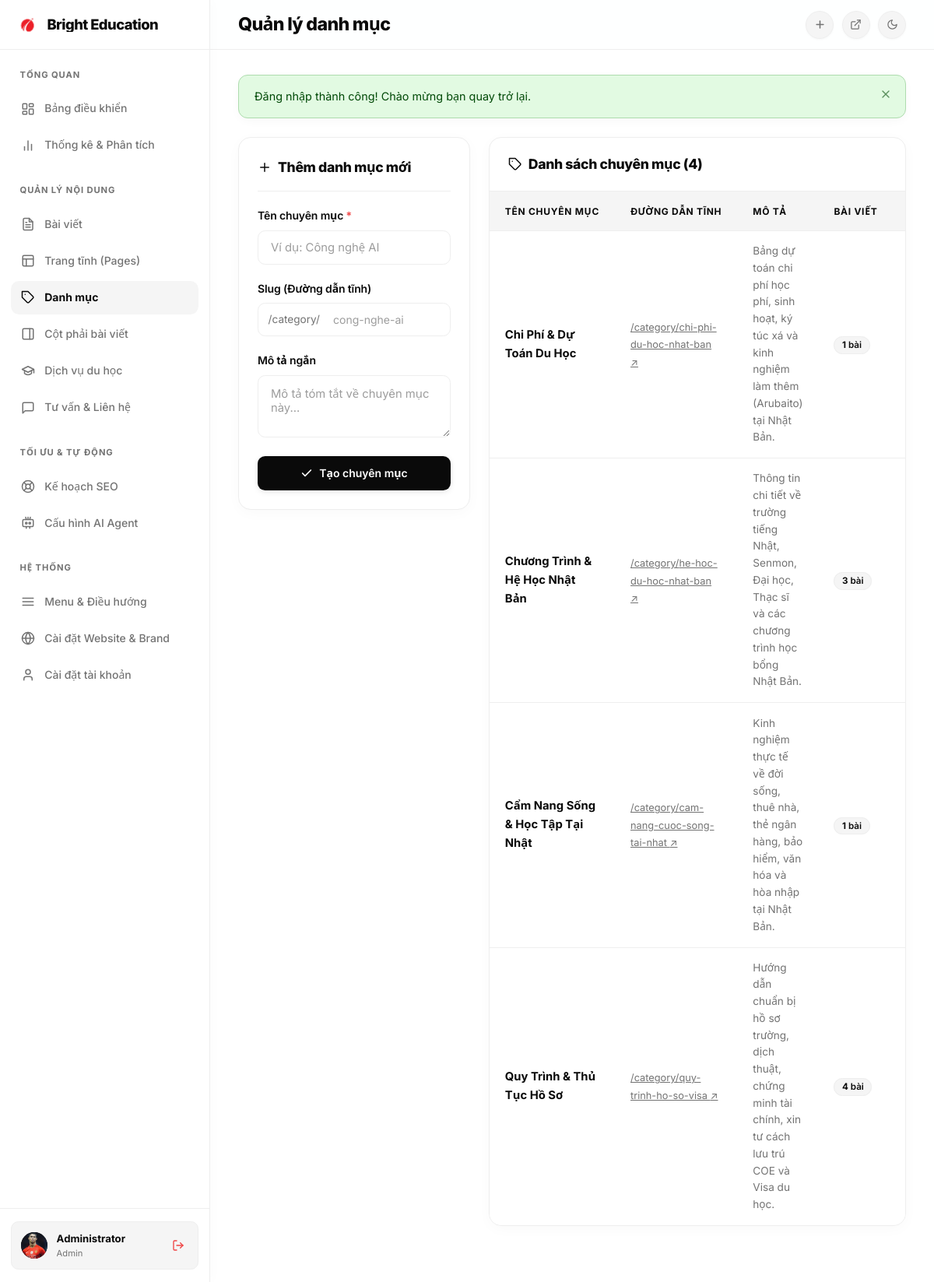
The app's page /admin/categories (signed in) with its own data.
### tables this page shows
CREATE TABLE users (
    id INTEGER PRIMARY KEY AUTOINCREMENT,
    username TEXT NOT NULL UNIQUE,
    email TEXT NOT NULL UNIQUE,
    password TEXT NOT NULL,
    full_name TEXT NOT NULL,
    role TEXT NOT NULL DEFAULT 'subscriber' CHECK(role IN ('admin','editor','subscriber')),
    status TEXT NOT NULL DEFAULT 'active' CHECK(status IN ('active','inactive')),
    created_at TEXT NOT NULL DEFAULT (datetime('now','localtime')),
    updated_at TEXT NOT NULL DEFAULT (datetime('now','localtime'))
, avatar TEXT);

CREATE TABLE categories (
    id INTEGER PRIMARY KEY AUTOINCREMENT,
    name TEXT NOT NULL,
    slug TEXT NOT NULL UNIQUE,
    description TEXT,
    created_at TEXT NOT NULL DEFAULT (datetime('now','localtime')),
    updated_at TEXT NOT NULL DEFAULT (datetime('now','localtime'))
);

### views/admin/categories.php (the view, shortened to what the rows shown need)
<?php include APP_ROOT . '/views/layouts/admin_header.php'; ?>
<div class="grid-layout columns-1-2">
    <div class="card" style="margin-bottom: 0; padding: 0; overflow: hidden;">
        <div class="admin-table-container" style="border: none; border-radius: 0; box-shadow: none;">
            <table class="admin-table">
                <thead>
                    <tr>
                        <th>Tên chuyên mục</th>
                        <th>Đường dẫn tĩnh</th>
                        <th>Mô tả</th>
                        <th>Bài viết</th>
                        <th style="text-align: right;">Thao tác</th>
                    </tr>
                </thead>
                <tbody>
                    <?php if (empty($categories)): ?>
                        <tr>
                            <td colspan="5">
                                <div class="empty-state-box">
                                    <div class="empty-state-icon">
                                        <svg width="24" height="24" viewBox="0 0 24 24" fill="none" stroke="currentColor" stroke-width="2" stroke-linecap="round" stroke-linejoin="round">
                                            <path d="M20.59 13.41l-7.17 7.17a2 2 0 0 1-2.83 0L2 12V2h10l8.59 8.59a2 2 0 0 1 0 2.82z"/>
                                        </svg>
                                    </div>
                                    <div class="empty-state-title">Chưa có chuyên mục nào</div>
                                    <div class="empty-state-desc">Hãy tạo chuyên mục đầu tiên bằng form bên trái để phân loại bài viết.</div>
                                </div>
                            </td>
                        </tr>
                    <?php else: ?>
                        <?php foreach ($categories as $cat): ?>
                            <tr>
                                <td>
                                    <div style="font-weight: 700; color: var(--foreground); font-size: 0.925rem;">
                                        <?php echo htmlspecialchars($cat['name']); ?>
                                    </div>
                                </td>
                                <td>
                                    <a href="/category/<?php echo htmlspecialchars($cat['slug']); ?>" target="_blank" style="font-size: 0.8rem; color: var(--muted-foreground); text-decoration: underline;">
                                        /category/<?php echo htmlspecialchars($cat['slug']); ?> ↗
                                    </a>
                                </td>
                                <td style="color: var(--muted-foreground); font-size: 0.85rem; max-width: 220px;">
                                    <?php echo htmlspecialchars($cat['description'] ?: '—'); ?>
                                </td>
                                <td>
                                    <span class="badge-pill-tag">
                                        <strong><?php echo number_format($cat['post_count']); ?></strong> bài
                                    </span>
                                </td>
                                <td style="text-align: right;">
                                </td>
                            </tr>
                        <?php endforeach; ?>
                    <?php endif; ?>
                </tbody>
            </table>
        </div>
    </div>
</div>
<?php include APP_ROOT . '/views/layouts/admin_footer.php'; ?>

### views/layouts/admin_header.php (shortened to what the rows shown need)
<?php
$userName = $_SESSION['user_name'] ?? 'Admin';
$userRole = $_SESSION['user_role'] ?? 'editor';
$userInitial = strtoupper(mb_substr($userName, 0, 1, 'UTF-8'));
$userAvatar = $_SESSION['user_avatar'] ?? null;
if ($userAvatar === null && !empty($_SESSION['user_id'])) {
    $u = \Models\User::findById($_SESSION['user_id']);
    $userAvatar = $u['avatar'] ?? '';
}
?>
<!DOCTYPE html>
<html lang="vi">
<head>
    <link rel="stylesheet" href="/assets/css/style.css?v=<?php echo file_exists(APP_ROOT . '/public/assets/css/style.css') ? filemtime(APP_ROOT . '/public/assets/css/style.css') : '1.0'; ?>">
    <link rel="stylesheet" href="/assets/css/admin.css?v=<?php echo file_exists(APP_ROOT . '/public/assets/css/admin.css') ? filemtime(APP_ROOT . '/public/assets/css/admin.css') : '1.0'; ?>">
</head>
<body>
    <div class="admin-layout">
        <aside class="sidebar" id="adminSidebar">
            <div class="sidebar-footer">
                <div class="sidebar-user-card" style="position: relative;">
                    <a href="/admin/profile" style="display: flex; align-items: center; gap: 0.75rem; text-decoration: none; color: inherit; flex-grow: 1; min-width: 0;" title="Quản lý tài khoản">
                        <?php if (!empty($userAvatar)): ?>
                            <img src="<?php echo htmlspecialchars($userAvatar); ?>" alt="Avatar" class="user-avatar-badge" style="object-fit: cover; padding: 0;">
                        <?php else: ?>
                            <div class="user-avatar-badge"><?php echo htmlspecialchars($userInitial); ?></div>
                        <?php endif; ?>
                        <div class="user-meta-info">
                            <span class="user-meta-name"><?php echo htmlspecialchars($userName); ?></span>
                            <span class="user-meta-role"><?php echo htmlspecialchars($userRole); ?></span>
                        </div>
                    </a>
                </div>
            </div>
        </aside>
        <div class="main-wrapper">
            <header class="admin-topbar">
                <div class="topbar-left">
                    <div class="page-title-wrap">
                        <h1 class="page-title"><?php echo htmlspecialchars($page_title ?? 'Bảng điều khiển'); ?></h1>
                    </div>
                </div>
            </header>
            <main class="admin-main-content">

### records on screen
users: avatar (picture)
categories: name "Chi Phí & Dự Toán Du Học", slug "chi-phi-du-hoc-nhat-ban", description "Bảng dự toán chi phí học phí, sinh hoạt, ký túc xá và kinh nghiệm làm thêm (Arubaito) tại Nhật Bản.", post_count "1"
categories: name "Chương Trình & Hệ Học Nhật Bản", slug "he-hoc-du-hoc-nhat-ban", description "Thông tin chi tiết về trường tiếng Nhật, Senmon, Đại học, Thạc sĩ và các chương trình học bổng Nhật Bản.", post_count "3"
categories: name "Cẩm Nang Sống & Học Tập Tại Nhật", slug "cam-nang-cuoc-song-tai-nhat", description "Kinh nghiệm thực tế về đời sống, thuê nhà, thẻ ngân hàng, bảo hiểm, văn hóa và hòa nhập tại Nhật Bản.", post_count "1"
categories: name "Quy Trình & Thủ Tục Hồ Sơ", slug "quy-trinh-ho-so-visa", description "Hướng dẫn chuẩn bị hồ sơ trường, dịch thuật, chứng minh tài chính, xin tư cách lưu trú COE và Visa du học.", post_count "4"

### other values on screen
$siteTitle "Bright Education"
$userName "Administrator"
$userRole "Admin"
$page_title "Quản lý danh mục"
$escapedMsg "Đăng nhập thành công! Chào mừng bạn quay trở lại."
count($categories) "4"
